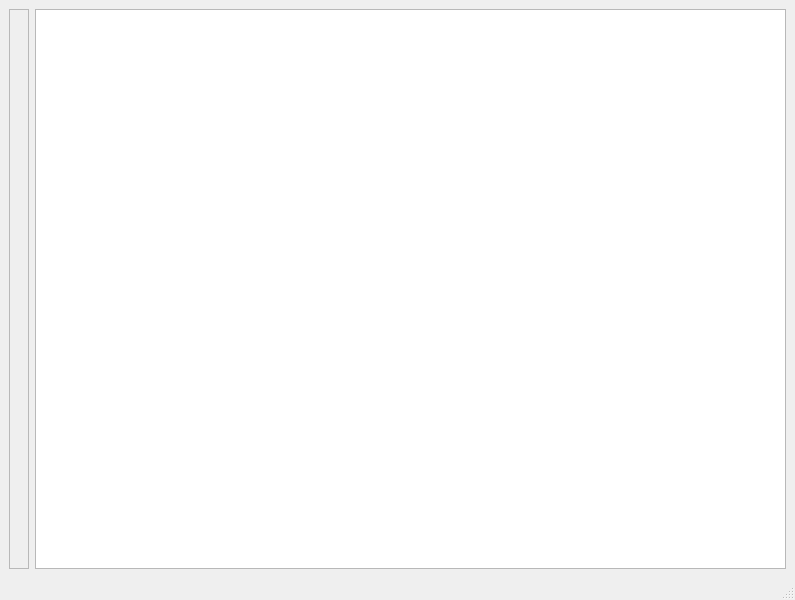
<?xml version="1.0" encoding="UTF-8"?>
<ui version="4.0">
 <class>MainWindow</class>
 <widget class="QMainWindow" name="MainWindow">
  <property name="geometry">
   <rect>
    <x>0</x>
    <y>0</y>
    <width>795</width>
    <height>600</height>
   </rect>
  </property>
  <property name="windowTitle">
   <string>MainWindow</string>
  </property>
  <widget class="QWidget" name="centralwidget">
   <layout class="QHBoxLayout" name="horizontalLayout">
    <item>
     <widget class="QFrame" name="frame">
      <property name="frameShape">
       <enum>QFrame::StyledPanel</enum>
      </property>
      <property name="frameShadow">
       <enum>QFrame::Raised</enum>
      </property>
      <layout class="QGridLayout" name="gridLayout_2">
       <item row="0" column="0">
        <widget class="GraphicsView" name="widget" native="true">
         <widget class="ImageViewSimple" name="graphicsView">
          <property name="geometry">
           <rect>
            <x>9</x>
            <y>9</y>
            <width>256</width>
            <height>511</height>
           </rect>
          </property>
         </widget>
        </widget>
       </item>
      </layout>
     </widget>
    </item>
    <item>
     <widget class="ParameterTreeSimple" name="treeWidget">
      <attribute name="headerVisible">
       <bool>false</bool>
      </attribute>
      <column>
       <property name="text">
        <string notr="true">1</string>
       </property>
      </column>
     </widget>
    </item>
   </layout>
  </widget>
  <widget class="QMenuBar" name="menubar">
   <property name="geometry">
    <rect>
     <x>0</x>
     <y>0</y>
     <width>795</width>
     <height>21</height>
    </rect>
   </property>
  </widget>
  <widget class="QStatusBar" name="statusbar"/>
 </widget>
 <customwidgets>
  <customwidget>
   <class>ParameterTreeSimple</class>
   <extends>QTreeWidget</extends>
   <header>simpleUI</header>
  </customwidget>
  <customwidget>
   <class>GraphicsView</class>
   <extends>QWidget</extends>
   <header>pyqtgraph</header>
   <container>1</container>
  </customwidget>
  <customwidget>
   <class>ImageViewSimple</class>
   <extends>QGraphicsView</extends>
   <header location="global">simpleUI</header>
  </customwidget>
 </customwidgets>
 <resources/>
 <connections/>
</ui>
